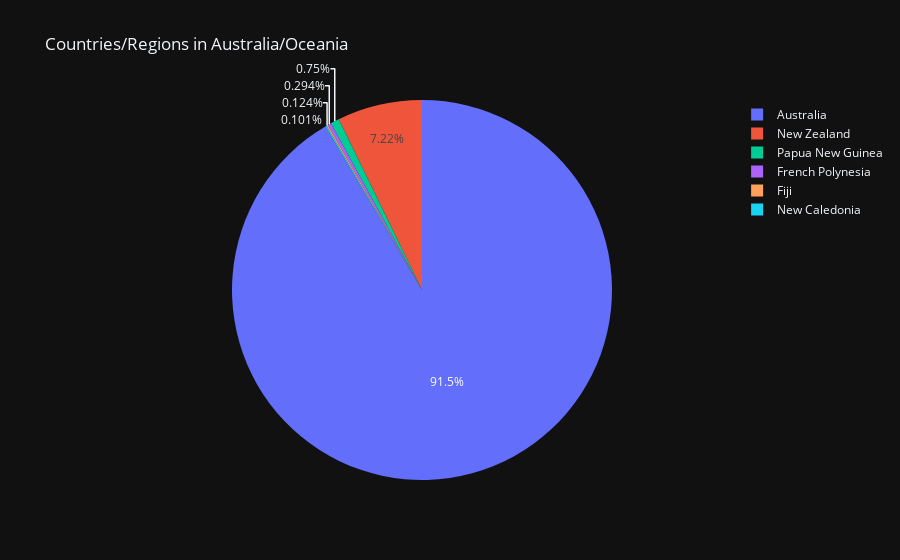

Write notebook code for a chart like this one.
### Markdown cell above
# Australia/Oceania

### Code cell
px.pie(australia_oceania, values='TotalCases', names='Country/Region',template="plotly_dark", 
       title='Countries/Regions in Australia/Oceania')

### Figure 1 — Plotly figure (JSON) as saved in the notebook; plotly's stock layout.template omitted (floating-point values rounded to 4 significant figures)
{"data": [{"domain": {"x": [0, 1], "y": [0, 1]}, "hovertemplate": "Country/Region=%{label}<br>TotalCases=%{value}<extra></extra>", "labels": ["Australia", "New Zealand", "Papua New Guinea", "French Polynesia", "Fiji", "New Caledonia"], "legendgroup": "", "name": "", "showlegend": true, "type": "pie", "values": [19890, 1569, 163, 64, 27, 22]}], "layout": {"legend": {"tracegroupgap": 0}, "title": {"text": "Countries/Regions in Australia/Oceania"}}}
